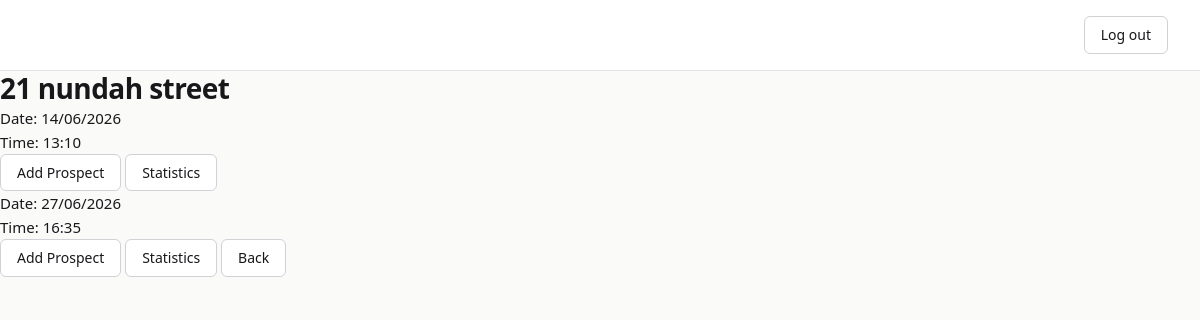
The app's page /propertytrack/rentals/1/in-inspection/ with its own data.
### propertytrack/models.py (models this page shows, shortened)
class Rental(models.Model):
    address = models.CharField(max_length=255)
    rent_amount = models.DecimalField(max_digits=8, decimal_places=2)
    is_archived = models.BooleanField(default=False)
    created_at = models.DateTimeField(auto_now_add=True)

class Inspection(models.Model):
    STATUS_CHOICES = [
        ('scheduled', 'Scheduled'),
        ('in_progress', 'In Progress'),
        ('completed', 'Completed'),
    ]
    rental = models.ForeignKey(Rental, on_delete=models.CASCADE)
    inspection_date = models.DateTimeField()
    notes = models.TextField(blank=True, null=True)
    created_at = models.DateTimeField(auto_now_add=True)
    status = models.CharField(max_length=20, choices=STATUS_CHOICES, default='scheduled')
    def get_status(self):
        now = timezone.now()
        if now < self.inspection_date:
            return 'scheduled'
        elif now > self.inspection_date + timezone.timedelta(hours=2):
            return 'completed'
        else:
            return 'in_progress'

### propertytrack/views.py (the view)
# urls.py: path("rentals/<int:rental_id>/in-inspection/", views.in_inspection, name="in_inspection"),
def in_inspection(request, rental_id):
    rental = get_object_or_404(Rental, id=rental_id)
    inspections = Inspection.objects.filter(rental=rental)
    active = [i for i in inspections if i.get_status() in ['scheduled', 'in_progress']]
    return render(request, 'propertytrack/inspections/in_inspection.html', {'rental': rental, 'inspections': active})

### propertytrack/templates/propertytrack/inspections/in_inspection.html (shortened to what this page needs)
{% load static %}
<!DOCTYPE html>
<html lang="en">
<head>
    <link rel="stylesheet" href="{% static 'propertytrack/styles.css' %}">
</head>
<body>
    <div class="header">
        <form action="{% url 'agents:logout' %}" method="post">
            <button type="submit">Log out</button>
        </form>
    </div>
    <h1>{{ rental.address }}</h1>
    {% for inspection in inspections %}
        <p>Date: {{ inspection.inspection_date|date:"d/m/Y" }}</p>
        <p>Time: {{ inspection.inspection_date|time:"H:i" }}</p>
        <a href="{% url 'prospects:prospect_phone_check' inspection.id %}"><button>Add Prospect</button></a>
        <a href="{% url 'propertytrack:inspection_statistics' inspection.id %}"><button>Statistics</button></a>
    {% endfor %}
    <a href="{% url 'propertytrack:inspection_list' rental.id %}"><button>Back</button></a>
</body>
</html>

### propertytrack/static/propertytrack/styles.css (style rules this page uses)
*, *::before, *::after { box-sizing: border-box; margin: 0; padding: 0; }
:root { --color-bg: #FAFAF9; --color-surface: #FFFFFF; --color-border: #E4E4E7; --color-border-mid: #D1D1D6; --color-text: #18181B; --color-muted: #71717A; --color-accent: #2563EB; --color-accent-hover: #1D4ED8; --color-success: #16A34A; --color-danger: #DC2626; --space-1: 4px; --space-2: 8px; --space-3: 12px; --space-4: 16px; --space-5: 20px; --space-6: 24px; --space-8: 32px; --space-10: 40px; --radius-sm: 6px; --radius-md: 10px; --radius-lg: 14px; --font: system-ui, -apple-system, "Segoe UI", Roboto, Arial, sans-serif; --font-mono: "SF Mono", "Fira Code", "Fira Mono", monospace; }
body { font-family: var(--font); font-size: 15px; line-height: 1.6; color: var(--color-text); background-color: var(--color-bg); -webkit-font-smoothing: antialiased; }
.header { display: flex; justify-content: space-between; align-items: center; background-color: var(--color-surface); padding: var(--space-4) var(--space-8); border-bottom: 1px solid var(--color-border); position: sticky; top: 0; z-index: 100; }
button, .btn { display: inline-flex; align-items: center; gap: var(--space-2); font-family: var(--font); font-size: 14px; font-weight: 500; padding: var(--space-2) var(--space-4); border-radius: var(--radius-sm); border: 1px solid var(--color-border-mid); background-color: var(--color-surface); color: var(--color-text); cursor: pointer; text-decoration: none; transition: background-color 0.15s ease, border-color 0.15s ease, color 0.15s ease; line-height: 1.4; }
a { color: var(--color-accent); text-decoration: none; transition: color 0.15s ease; }
h1, h2, h3, h4 { font-weight: 600; letter-spacing: -0.02em; line-height: 1.25; color: var(--color-text); }
h1 { font-size: 28px; }

### records on screen
Rental: address "21 nundah street"
Inspection: inspection_date "14/06/2026", inspection_date "13:10"
Inspection: inspection_date "27/06/2026", inspection_date "16:35"
